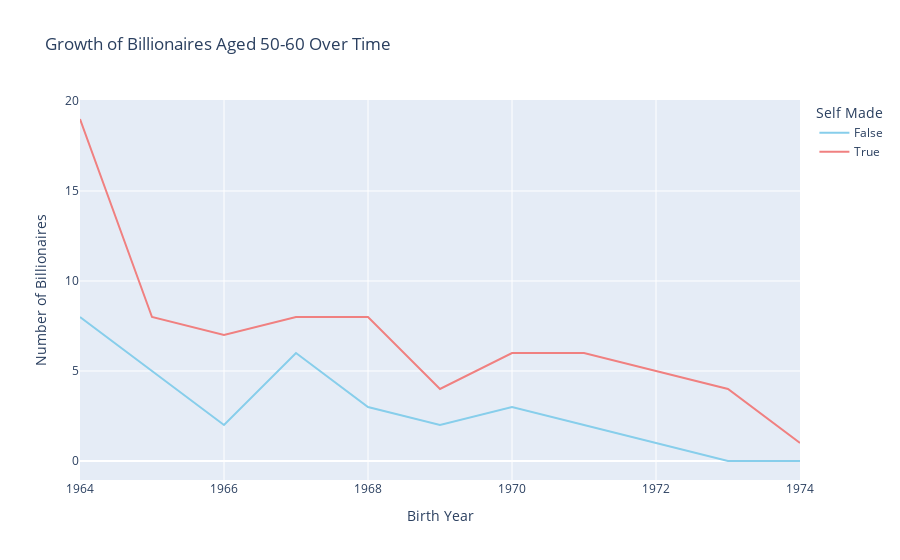

Notebook source saved alongside this figure:
### Code cell
growth_trend = age_group.groupby(['Birth Year', 'Self Made']).size().unstack(fill_value=0)


fig = px.line(growth_trend, title='Growth of Billionaires Aged 50-60 Over Time',
              labels={'value': 'Number of Billionaires', 'Birth Year': 'Birth Year'},
              color_discrete_sequence=['skyblue', 'lightcoral'])
fig.update_layout(bargap=0.1)
fig.show()

### Figure 1 — Plotly figure (JSON) as saved in the notebook; plotly's stock layout.template omitted (floating-point values rounded to 4 significant figures)
{"data": [{"hovertemplate": "Self Made=False<br>Birth Year=%{x}<br>Number of Billionaires=%{y}<extra></extra>", "legendgroup": "False", "line": {"color": "skyblue", "dash": "solid"}, "marker": {"symbol": "circle"}, "mode": "lines", "name": "False", "orientation": "v", "showlegend": true, "type": "scatter", "x": [1964, 1965, 1966, 1967, 1968, 1969, 1970, 1971, 1972, 1973, 1974], "xaxis": "x", "y": [8, 5, 2, 6, 3, 2, 3, 2, 1, 0, 0], "yaxis": "y"}, {"hovertemplate": "Self Made=True<br>Birth Year=%{x}<br>Number of Billionaires=%{y}<extra></extra>", "legendgroup": "True", "line": {"color": "lightcoral", "dash": "solid"}, "marker": {"symbol": "circle"}, "mode": "lines", "name": "True", "orientation": "v", "showlegend": true, "type": "scatter", "x": [1964, 1965, 1966, 1967, 1968, 1969, 1970, 1971, 1972, 1973, 1974], "xaxis": "x", "y": [19, 8, 7, 8, 8, 4, 6, 6, 5, 4, 1], "yaxis": "y"}], "layout": {"bargap": 0.1, "legend": {"title": {"text": "Self Made"}, "tracegroupgap": 0}, "title": {"text": "Growth of Billionaires Aged 50-60 Over Time"}, "xaxis": {"anchor": "y", "domain": [0, 1], "title": {"text": "Birth Year"}}, "yaxis": {"anchor": "x", "domain": [0, 1], "title": {"text": "Number of Billionaires"}}}}
